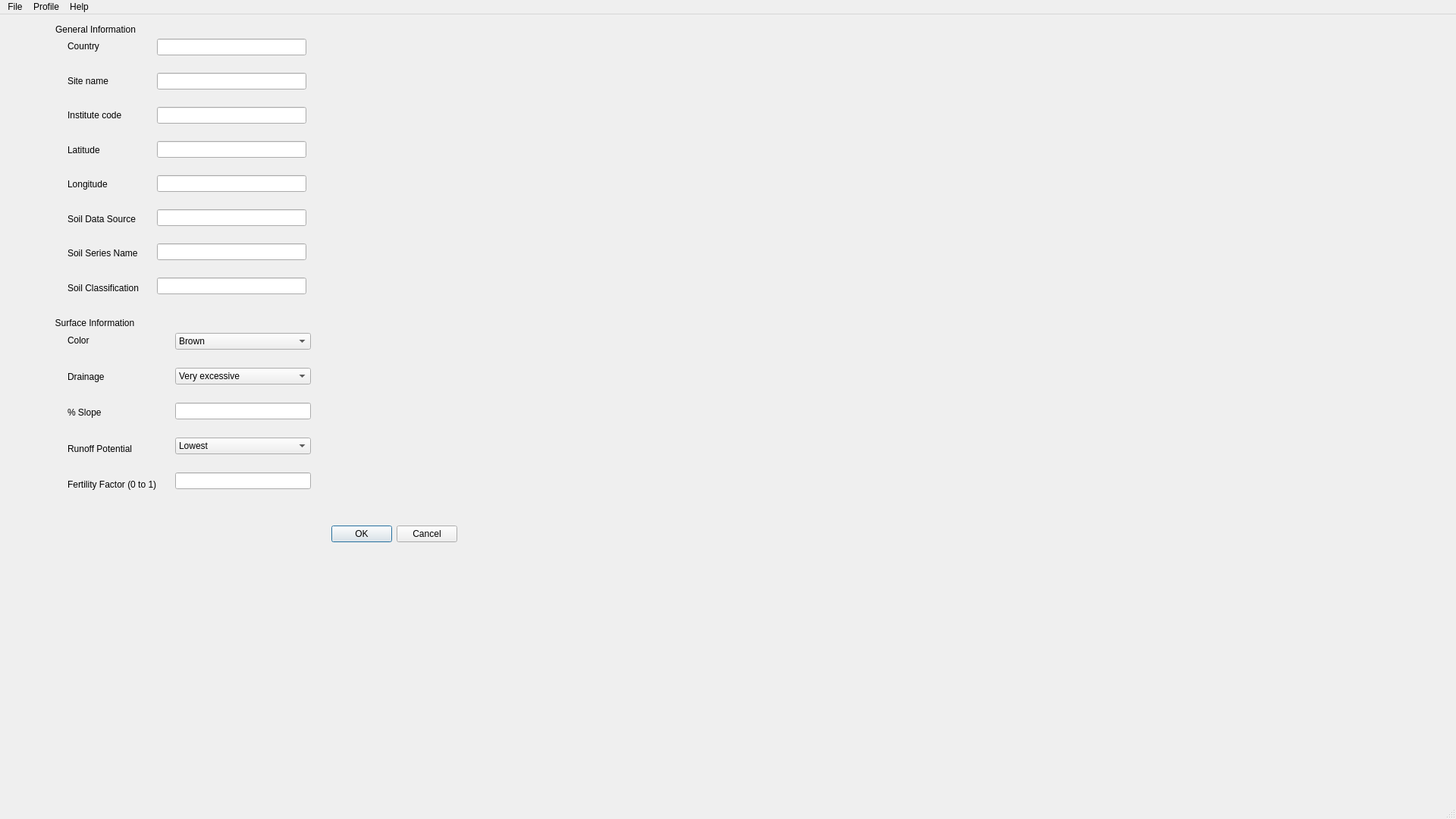
<?xml version="1.0" encoding="UTF-8"?>
<ui version="4.0">
 <class>MainWindow</class>
 <widget class="QMainWindow" name="MainWindow">
  <property name="enabled">
   <bool>true</bool>
  </property>
  <property name="geometry">
   <rect>
    <x>0</x>
    <y>0</y>
    <width>1920</width>
    <height>1080</height>
   </rect>
  </property>
  <property name="windowTitle">
   <string>Sbuild</string>
  </property>
  <widget class="QWidget" name="centralwidget">
   <property name="enabled">
    <bool>true</bool>
   </property>
   <widget class="QStackedWidget" name="stackedWidget">
    <property name="enabled">
     <bool>true</bool>
    </property>
    <property name="geometry">
     <rect>
      <x>60</x>
      <y>0</y>
      <width>1841</width>
      <height>811</height>
     </rect>
    </property>
    <property name="sizePolicy">
     <sizepolicy hsizetype="Maximum" vsizetype="Maximum">
      <horstretch>0</horstretch>
      <verstretch>0</verstretch>
     </sizepolicy>
    </property>
    <property name="minimumSize">
     <size>
      <width>952</width>
      <height>541</height>
     </size>
    </property>
    <property name="currentIndex">
     <number>0</number>
    </property>
    <widget class="QWidget" name="newFile_page1">
     <widget class="QGroupBox" name="horizontalGenInfo">
      <property name="geometry">
       <rect>
        <x>11</x>
        <y>11</y>
        <width>351</width>
        <height>380</height>
       </rect>
      </property>
      <property name="styleSheet">
       <string notr="true">QGroupBox {
    border: 0;
}

</string>
      </property>
      <property name="title">
       <string>General Information</string>
      </property>
      <layout class="QHBoxLayout" name="horizontalLayout_6">
       <item>
        <widget class="QGroupBox" name="genInfo_groupBox">
         <property name="font">
          <font>
           <weight>50</weight>
           <bold>false</bold>
           <underline>false</underline>
           <kerning>true</kerning>
          </font>
         </property>
         <property name="autoFillBackground">
          <bool>false</bool>
         </property>
         <property name="inputMethodHints">
          <set>Qt::ImhNone</set>
         </property>
         <property name="title">
          <string/>
         </property>
         <layout class="QGridLayout" name="gridLayout">
          <property name="verticalSpacing">
           <number>20</number>
          </property>
          <item row="0" column="0">
           <widget class="QLabel" name="country_label">
            <property name="text">
             <string>Country</string>
            </property>
           </widget>
          </item>
          <item row="1" column="0">
           <widget class="QLabel" name="siteName_label">
            <property name="text">
             <string>Site name</string>
            </property>
           </widget>
          </item>
          <item row="2" column="0">
           <widget class="QLabel" name="instituteCode_label">
            <property name="text">
             <string>Institute code</string>
            </property>
           </widget>
          </item>
          <item row="3" column="0">
           <widget class="QLabel" name="latitude_label">
            <property name="text">
             <string>Latitude</string>
            </property>
           </widget>
          </item>
          <item row="4" column="0">
           <widget class="QLabel" name="longitude_label">
            <property name="text">
             <string>Longitude</string>
            </property>
           </widget>
          </item>
          <item row="5" column="0">
           <widget class="QLabel" name="soilDataSource_label">
            <property name="text">
             <string>Soil Data Source</string>
            </property>
           </widget>
          </item>
          <item row="6" column="0">
           <widget class="QLabel" name="soilSeriesName_label">
            <property name="text">
             <string>Soil Series Name</string>
            </property>
           </widget>
          </item>
          <item row="7" column="0">
           <widget class="QLabel" name="soilClassification_label">
            <property name="text">
             <string>Soil Classification</string>
            </property>
           </widget>
          </item>
         </layout>
        </widget>
       </item>
       <item>
        <widget class="QGroupBox" name="vertical">
         <property name="title">
          <string/>
         </property>
         <layout class="QGridLayout" name="gridLayout_2">
          <property name="horizontalSpacing">
           <number>7</number>
          </property>
          <property name="verticalSpacing">
           <number>20</number>
          </property>
          <item row="0" column="0">
           <widget class="QLineEdit" name="country_line"/>
          </item>
          <item row="1" column="0">
           <widget class="QLineEdit" name="siteName_line"/>
          </item>
          <item row="2" column="0">
           <widget class="QLineEdit" name="instituteCode_line"/>
          </item>
          <item row="3" column="0">
           <widget class="QLineEdit" name="latitude_line"/>
          </item>
          <item row="4" column="0">
           <widget class="QLineEdit" name="longitude_line"/>
          </item>
          <item row="5" column="0">
           <widget class="QLineEdit" name="soilData_line"/>
          </item>
          <item row="6" column="0">
           <widget class="QLineEdit" name="soilSeries_line"/>
          </item>
          <item row="7" column="0">
           <widget class="QLineEdit" name="soilClassification_line"/>
          </item>
         </layout>
        </widget>
       </item>
      </layout>
     </widget>
     <widget class="QGroupBox" name="surfaceInfo">
      <property name="geometry">
       <rect>
        <x>11</x>
        <y>398</y>
        <width>357</width>
        <height>254</height>
       </rect>
      </property>
      <property name="styleSheet">
       <string notr="true">QGroupBox {
    border: 0;
}
</string>
      </property>
      <property name="title">
       <string>Surface Information</string>
      </property>
      <layout class="QHBoxLayout" name="horizontalLayout_5">
       <item>
        <widget class="QGroupBox" name="surfInfo_groupBox">
         <property name="enabled">
          <bool>true</bool>
         </property>
         <property name="title">
          <string/>
         </property>
         <layout class="QGridLayout" name="gridLayout_3">
          <property name="verticalSpacing">
           <number>20</number>
          </property>
          <item row="2" column="0">
           <widget class="QLabel" name="label_11">
            <property name="text">
             <string>% Slope</string>
            </property>
           </widget>
          </item>
          <item row="1" column="0">
           <widget class="QLabel" name="drainage_label">
            <property name="text">
             <string>Drainage</string>
            </property>
           </widget>
          </item>
          <item row="0" column="0">
           <widget class="QLabel" name="color_label">
            <property name="text">
             <string>Color</string>
            </property>
           </widget>
          </item>
          <item row="3" column="0">
           <widget class="QLabel" name="runoffPotential_label">
            <property name="text">
             <string>Runoff Potential</string>
            </property>
           </widget>
          </item>
          <item row="4" column="0">
           <widget class="QLabel" name="fertilityFactor_label">
            <property name="text">
             <string>Fertility Factor (0 to 1)</string>
            </property>
           </widget>
          </item>
         </layout>
        </widget>
       </item>
       <item>
        <widget class="QGroupBox" name="vertical2">
         <layout class="QGridLayout" name="gridLayout_4">
          <property name="verticalSpacing">
           <number>20</number>
          </property>
          <item row="0" column="0">
           <widget class="QComboBox" name="color_box">
            <item>
             <property name="text">
              <string>Brown</string>
             </property>
            </item>
            <item>
             <property name="text">
              <string>Red</string>
             </property>
            </item>
            <item>
             <property name="text">
              <string>Black</string>
             </property>
            </item>
            <item>
             <property name="text">
              <string>Grey</string>
             </property>
            </item>
            <item>
             <property name="text">
              <string>Yellow</string>
             </property>
            </item>
           </widget>
          </item>
          <item row="1" column="0">
           <widget class="QComboBox" name="drainage_box">
            <item>
             <property name="text">
              <string>Very excessive</string>
             </property>
            </item>
            <item>
             <property name="text">
              <string>Excessive</string>
             </property>
            </item>
            <item>
             <property name="text">
              <string>Somewhat excessive</string>
             </property>
            </item>
            <item>
             <property name="text">
              <string>Well</string>
             </property>
            </item>
            <item>
             <property name="text">
              <string>Moderately well</string>
             </property>
            </item>
            <item>
             <property name="text">
              <string>Somewhat poorly</string>
             </property>
            </item>
            <item>
             <property name="text">
              <string>Poorly</string>
             </property>
            </item>
            <item>
             <property name="text">
              <string>Very poorly</string>
             </property>
            </item>
           </widget>
          </item>
          <item row="2" column="0">
           <widget class="QLineEdit" name="slope_line"/>
          </item>
          <item row="3" column="0">
           <widget class="QComboBox" name="runoffPotential_box">
            <item>
             <property name="text">
              <string>Lowest</string>
             </property>
            </item>
            <item>
             <property name="text">
              <string>Moderately Low</string>
             </property>
            </item>
            <item>
             <property name="text">
              <string>Moderately High</string>
             </property>
            </item>
            <item>
             <property name="text">
              <string>Highest</string>
             </property>
            </item>
           </widget>
          </item>
          <item row="4" column="0">
           <widget class="QLineEdit" name="fertilityFactor_line"/>
          </item>
         </layout>
        </widget>
       </item>
      </layout>
     </widget>
     <widget class="QGroupBox" name="button_groupBox">
      <property name="geometry">
       <rect>
        <x>341</x>
        <y>659</y>
        <width>211</width>
        <height>52</height>
       </rect>
      </property>
      <property name="styleSheet">
       <string notr="true">QGroupBox {
    border: 0;
}
</string>
      </property>
      <property name="title">
       <string/>
      </property>
      <property name="alignment">
       <set>Qt::AlignLeading|Qt::AlignLeft|Qt::AlignVCenter</set>
      </property>
      <layout class="QHBoxLayout" name="horizontalLayout_7">
       <item>
        <widget class="QDialogButtonBox" name="buttonBox">
         <property name="layoutDirection">
          <enum>Qt::LeftToRight</enum>
         </property>
         <property name="standardButtons">
          <set>QDialogButtonBox::Cancel|QDialogButtonBox::Ok</set>
         </property>
        </widget>
       </item>
      </layout>
     </widget>
    </widget>
    <widget class="QWidget" name="newFile_page2">
     <property name="enabled">
      <bool>true</bool>
     </property>
     <property name="sizePolicy">
      <sizepolicy hsizetype="Preferred" vsizetype="Preferred">
       <horstretch>1</horstretch>
       <verstretch>0</verstretch>
      </sizepolicy>
     </property>
     <widget class="QFrame" name="inputTable_box">
      <property name="geometry">
       <rect>
        <x>11</x>
        <y>11</y>
        <width>89</width>
        <height>40</height>
       </rect>
      </property>
      <layout class="QHBoxLayout" name="horizontalLayout">
       <item>
        <widget class="QLabel" name="label">
         <property name="text">
          <string>Input Table</string>
         </property>
        </widget>
       </item>
      </layout>
     </widget>
     <widget class="QFrame" name="table_box">
      <property name="geometry">
       <rect>
        <x>11</x>
        <y>58</y>
        <width>1771</width>
        <height>481</height>
       </rect>
      </property>
      <widget class="QTableWidget" name="tableWidget">
       <property name="enabled">
        <bool>true</bool>
       </property>
       <property name="geometry">
        <rect>
         <x>12</x>
         <y>12</y>
         <width>1621</width>
         <height>461</height>
        </rect>
       </property>
       <property name="sizePolicy">
        <sizepolicy hsizetype="Expanding" vsizetype="Expanding">
         <horstretch>0</horstretch>
         <verstretch>0</verstretch>
        </sizepolicy>
       </property>
       <property name="minimumSize">
        <size>
         <width>750</width>
         <height>0</height>
        </size>
       </property>
       <property name="sizeIncrement">
        <size>
         <width>0</width>
         <height>0</height>
        </size>
       </property>
       <property name="midLineWidth">
        <number>9999</number>
       </property>
       <property name="sizeAdjustPolicy">
        <enum>QAbstractScrollArea::AdjustIgnored</enum>
       </property>
       <property name="selectionMode">
        <enum>QAbstractItemView::MultiSelection</enum>
       </property>
       <property name="selectionBehavior">
        <enum>QAbstractItemView::SelectRows</enum>
       </property>
       <property name="rowCount">
        <number>1</number>
       </property>
       <attribute name="horizontalHeaderCascadingSectionResizes">
        <bool>false</bool>
       </attribute>
       <attribute name="horizontalHeaderDefaultSectionSize">
        <number>200</number>
       </attribute>
       <row/>
       <column>
        <property name="text">
         <string>Depth (bottom), cm</string>
        </property>
       </column>
       <column>
        <property name="text">
         <string>Master horizon</string>
        </property>
       </column>
       <column>
        <property name="text">
         <string>Clay, %</string>
        </property>
       </column>
       <column>
        <property name="text">
         <string>Silt, %</string>
        </property>
       </column>
       <column>
        <property name="text">
         <string>Stones, %</string>
        </property>
       </column>
       <column>
        <property name="text">
         <string>Organic carbon, %</string>
        </property>
       </column>
       <column>
        <property name="text">
         <string>ph in Water</string>
        </property>
       </column>
       <column>
        <property name="text">
         <string>Cation exchange capacity, cmol/kg </string>
        </property>
       </column>
       <column>
        <property name="text">
         <string>Total nitrogen, %</string>
        </property>
       </column>
      </widget>
      <widget class="QFrame" name="vertical_buttons">
       <property name="geometry">
        <rect>
         <x>1642</x>
         <y>2</y>
         <width>117</width>
         <height>171</height>
        </rect>
       </property>
       <property name="autoFillBackground">
        <bool>false</bool>
       </property>
       <layout class="QVBoxLayout" name="verticalLayout">
        <property name="spacing">
         <number>7</number>
        </property>
        <item>
         <widget class="QPushButton" name="pushButton_2">
          <property name="text">
           <string>More inputs</string>
          </property>
         </widget>
        </item>
        <item>
         <widget class="QPushButton" name="pushButton_3">
          <property name="text">
           <string>Add Layer</string>
          </property>
         </widget>
        </item>
        <item>
         <widget class="QPushButton" name="pushButton_4">
          <property name="text">
           <string>Delete Layer</string>
          </property>
         </widget>
        </item>
       </layout>
      </widget>
     </widget>
     <widget class="QFrame" name="okCancel_frame1">
      <property name="geometry">
       <rect>
        <x>1430</x>
        <y>540</y>
        <width>221</width>
        <height>52</height>
       </rect>
      </property>
      <layout class="QHBoxLayout" name="horizontalLayout_10">
       <item>
        <widget class="QDialogButtonBox" name="buttonBox_3">
         <property name="layoutDirection">
          <enum>Qt::LeftToRight</enum>
         </property>
         <property name="standardButtons">
          <set>QDialogButtonBox::Cancel|QDialogButtonBox::Ok</set>
         </property>
        </widget>
       </item>
      </layout>
     </widget>
    </widget>
    <widget class="QWidget" name="newFile_moreInputs">
     <widget class="QFrame" name="moreInputs_frame">
      <property name="geometry">
       <rect>
        <x>11</x>
        <y>11</y>
        <width>91</width>
        <height>40</height>
       </rect>
      </property>
      <layout class="QHBoxLayout" name="horizontalLayout_8">
       <item>
        <widget class="QLabel" name="label_12">
         <property name="text">
          <string>More inputs</string>
         </property>
        </widget>
       </item>
      </layout>
     </widget>
     <widget class="QFrame" name="table_frame">
      <property name="geometry">
       <rect>
        <x>11</x>
        <y>58</y>
        <width>1631</width>
        <height>411</height>
       </rect>
      </property>
      <widget class="QTableWidget" name="tableWidget_2">
       <property name="geometry">
        <rect>
         <x>2</x>
         <y>12</y>
         <width>1621</width>
         <height>391</height>
        </rect>
       </property>
       <property name="rowCount">
        <number>1</number>
       </property>
       <attribute name="horizontalHeaderDefaultSectionSize">
        <number>200</number>
       </attribute>
       <row/>
       <column>
        <property name="text">
         <string>Depth(bottom), cm</string>
        </property>
       </column>
       <column>
        <property name="text">
         <string>Phosphorus isotherm A, mmol/kg</string>
        </property>
       </column>
       <column>
        <property name="text">
         <string>Phosphorus isotherm B, mmol/kg</string>
        </property>
       </column>
       <column>
        <property name="text">
         <string>Calcium carbonate, g/kg</string>
        </property>
       </column>
       <column>
        <property name="text">
         <string>Aluminum</string>
        </property>
       </column>
       <column>
        <property name="text">
         <string>Potassium exchangeable, cmol/kg</string>
        </property>
       </column>
       <column>
        <property name="text">
         <string>Nitrate adsortion factor, cm3/g</string>
        </property>
       </column>
       <column>
        <property name="text">
         <string>Calcium exchangeable, cmol/kg</string>
        </property>
       </column>
      </widget>
     </widget>
     <widget class="QFrame" name="okCancel_frame">
      <property name="geometry">
       <rect>
        <x>1421</x>
        <y>478</y>
        <width>221</width>
        <height>52</height>
       </rect>
      </property>
      <layout class="QHBoxLayout" name="horizontalLayout_2">
       <item>
        <widget class="QDialogButtonBox" name="buttonBox_2">
         <property name="standardButtons">
          <set>QDialogButtonBox::Cancel|QDialogButtonBox::Ok</set>
         </property>
        </widget>
       </item>
      </layout>
     </widget>
    </widget>
    <widget class="QWidget" name="newFile_page4">
     <widget class="QFrame" name="frame">
      <property name="geometry">
       <rect>
        <x>11</x>
        <y>54</y>
        <width>713</width>
        <height>71</height>
       </rect>
      </property>
      <widget class="QLabel" name="runoffCurve_label">
       <property name="geometry">
        <rect>
         <x>12</x>
         <y>28</y>
         <width>123</width>
         <height>16</height>
        </rect>
       </property>
       <property name="text">
        <string>Runoff Curve Number</string>
       </property>
      </widget>
      <widget class="QLineEdit" name="lineEdit">
       <property name="geometry">
        <rect>
         <x>142</x>
         <y>24</y>
         <width>131</width>
         <height>20</height>
        </rect>
       </property>
      </widget>
      <widget class="QLabel" name="albedo_label">
       <property name="geometry">
        <rect>
         <x>286</x>
         <y>28</y>
         <width>39</width>
         <height>16</height>
        </rect>
       </property>
       <property name="text">
        <string>Albedo</string>
       </property>
      </widget>
      <widget class="QLineEdit" name="lineEdit_2">
       <property name="geometry">
        <rect>
         <x>332</x>
         <y>24</y>
         <width>137</width>
         <height>20</height>
        </rect>
       </property>
      </widget>
      <widget class="QLabel" name="drainageRate_label">
       <property name="geometry">
        <rect>
         <x>476</x>
         <y>28</y>
         <width>81</width>
         <height>16</height>
        </rect>
       </property>
       <property name="text">
        <string>Drainage Rate</string>
       </property>
      </widget>
      <widget class="QLineEdit" name="lineEdit_3">
       <property name="geometry">
        <rect>
         <x>564</x>
         <y>23</y>
         <width>137</width>
         <height>21</height>
        </rect>
       </property>
      </widget>
     </widget>
     <widget class="QFrame" name="bottomBox">
      <property name="geometry">
       <rect>
        <x>11</x>
        <y>466</y>
        <width>930</width>
        <height>71</height>
       </rect>
      </property>
      <widget class="QFrame" name="calculateValues_frame">
       <property name="geometry">
        <rect>
         <x>11</x>
         <y>11</y>
         <width>171</width>
         <height>50</height>
        </rect>
       </property>
       <widget class="QPushButton" name="pushButton">
        <property name="enabled">
         <bool>true</bool>
        </property>
        <property name="geometry">
         <rect>
          <x>11</x>
          <y>11</y>
          <width>148</width>
          <height>28</height>
         </rect>
        </property>
        <property name="text">
         <string>Calculate missing values</string>
        </property>
       </widget>
      </widget>
      <widget class="QFrame" name="frame">
       <property name="geometry">
        <rect>
         <x>475</x>
         <y>11</y>
         <width>221</width>
         <height>52</height>
        </rect>
       </property>
       <property name="frameShape">
        <enum>QFrame::StyledPanel</enum>
       </property>
       <property name="frameShadow">
        <enum>QFrame::Raised</enum>
       </property>
       <layout class="QHBoxLayout" name="horizontalLayout_4">
        <item>
         <widget class="QDialogButtonBox" name="finish">
          <property name="autoFillBackground">
           <bool>false</bool>
          </property>
          <property name="standardButtons">
           <set>QDialogButtonBox::Cancel|QDialogButtonBox::Save</set>
          </property>
          <property name="centerButtons">
           <bool>false</bool>
          </property>
         </widget>
        </item>
       </layout>
      </widget>
     </widget>
     <widget class="QFrame" name="frame_2">
      <property name="geometry">
       <rect>
        <x>11</x>
        <y>11</y>
        <width>171</width>
        <height>21</height>
       </rect>
      </property>
      <property name="frameShape">
       <enum>QFrame::StyledPanel</enum>
      </property>
      <property name="frameShadow">
       <enum>QFrame::Raised</enum>
      </property>
      <widget class="QLabel" name="calculateEditSoil_label">
       <property name="geometry">
        <rect>
         <x>0</x>
         <y>0</y>
         <width>162</width>
         <height>16</height>
        </rect>
       </property>
       <property name="text">
        <string>Calcule/Edit Soil Parameters</string>
       </property>
      </widget>
     </widget>
     <widget class="QFrame" name="frame_3">
      <property name="geometry">
       <rect>
        <x>11</x>
        <y>128</y>
        <width>1821</width>
        <height>331</height>
       </rect>
      </property>
      <property name="frameShape">
       <enum>QFrame::StyledPanel</enum>
      </property>
      <property name="frameShadow">
       <enum>QFrame::Raised</enum>
      </property>
      <widget class="QTableWidget" name="tableWidget_3">
       <property name="geometry">
        <rect>
         <x>0</x>
         <y>0</y>
         <width>1821</width>
         <height>321</height>
        </rect>
       </property>
       <property name="rowCount">
        <number>1</number>
       </property>
       <attribute name="horizontalHeaderDefaultSectionSize">
        <number>200</number>
       </attribute>
       <row/>
       <column>
        <property name="text">
         <string>Depth(bottom), cm</string>
        </property>
       </column>
       <column>
        <property name="text">
         <string>Clay, %</string>
        </property>
       </column>
       <column>
        <property name="text">
         <string>Silt, %</string>
        </property>
       </column>
       <column>
        <property name="text">
         <string>Stones, %</string>
        </property>
       </column>
       <column>
        <property name="text">
         <string>Lower limit</string>
        </property>
       </column>
       <column>
        <property name="text">
         <string>Drained Upper limit</string>
        </property>
       </column>
       <column>
        <property name="text">
         <string>Saturated Water Content</string>
        </property>
       </column>
       <column>
        <property name="text">
         <string>Bulk density, g/cm3</string>
        </property>
       </column>
       <column>
        <property name="text">
         <string>Sat. hydraulic conduct, cm/h</string>
        </property>
       </column>
       <column>
        <property name="text">
         <string>Root growth factor, 0.0 to 1.0</string>
        </property>
       </column>
      </widget>
     </widget>
    </widget>
   </widget>
  </widget>
  <widget class="QStatusBar" name="statusbar"/>
  <widget class="QMenuBar" name="menubar">
   <property name="geometry">
    <rect>
     <x>0</x>
     <y>0</y>
     <width>1920</width>
     <height>26</height>
    </rect>
   </property>
   <widget class="QMenu" name="menuFile">
    <property name="title">
     <string>File</string>
    </property>
    <addaction name="actionNew_3"/>
    <addaction name="actionOpen"/>
    <addaction name="actionClose_2"/>
    <addaction name="separator"/>
    <addaction name="actionSave_2"/>
    <addaction name="actionSave_as_2"/>
    <addaction name="separator"/>
    <addaction name="actionPreview_2"/>
    <addaction name="actionPrint_2"/>
    <addaction name="separator"/>
    <addaction name="actionExit"/>
   </widget>
   <widget class="QMenu" name="menuHelp">
    <property name="title">
     <string>Help</string>
    </property>
    <addaction name="actionContentsd"/>
    <addaction name="separator"/>
    <addaction name="actionTechnical_Support"/>
    <addaction name="separator"/>
    <addaction name="actionAbout"/>
    <addaction name="separator"/>
   </widget>
   <widget class="QMenu" name="menuProfile">
    <property name="title">
     <string>Profile</string>
    </property>
    <addaction name="actionNew_4"/>
    <addaction name="actionEdit_3"/>
    <addaction name="actionDelete_3"/>
    <addaction name="actionClose_3"/>
    <addaction name="separator"/>
    <addaction name="actionSave_as_3"/>
    <addaction name="actionSave_3"/>
    <addaction name="separator"/>
    <addaction name="actionNew_5"/>
    <addaction name="actionPrint_3"/>
   </widget>
   <addaction name="menuFile"/>
   <addaction name="menuProfile"/>
   <addaction name="menuHelp"/>
  </widget>
  <action name="actionContentsd">
   <property name="text">
    <string>Contents</string>
   </property>
  </action>
  <action name="actionTechnical_Support">
   <property name="text">
    <string>Technical Support</string>
   </property>
  </action>
  <action name="actionAbout">
   <property name="text">
    <string>About</string>
   </property>
  </action>
  <action name="actionNew">
   <property name="text">
    <string>New </string>
   </property>
  </action>
  <action name="actionEdit">
   <property name="text">
    <string>Edit</string>
   </property>
  </action>
  <action name="actionDelete">
   <property name="text">
    <string>Delete</string>
   </property>
  </action>
  <action name="actionNew_2">
   <property name="text">
    <string>New</string>
   </property>
  </action>
  <action name="actionEdit_2">
   <property name="text">
    <string>Edit</string>
   </property>
  </action>
  <action name="actionDelete_2">
   <property name="text">
    <string>Delete</string>
   </property>
  </action>
  <action name="actionClose">
   <property name="text">
    <string>Close</string>
   </property>
  </action>
  <action name="actionSave">
   <property name="text">
    <string>Save</string>
   </property>
  </action>
  <action name="actionSave_as">
   <property name="text">
    <string>Save as</string>
   </property>
  </action>
  <action name="actionPreview">
   <property name="text">
    <string>Preview</string>
   </property>
  </action>
  <action name="actionPrint">
   <property name="text">
    <string>Print</string>
   </property>
  </action>
  <action name="actionNew_3">
   <property name="text">
    <string>New</string>
   </property>
  </action>
  <action name="actionOpen">
   <property name="text">
    <string>Open</string>
   </property>
  </action>
  <action name="actionClose_2">
   <property name="text">
    <string>Close</string>
   </property>
  </action>
  <action name="actionSave_2">
   <property name="text">
    <string>Save</string>
   </property>
  </action>
  <action name="actionSave_as_2">
   <property name="text">
    <string>Save as</string>
   </property>
  </action>
  <action name="actionPreview_2">
   <property name="text">
    <string>Preview</string>
   </property>
  </action>
  <action name="actionPrint_2">
   <property name="text">
    <string>Print</string>
   </property>
  </action>
  <action name="actionExit">
   <property name="text">
    <string>Exit</string>
   </property>
  </action>
  <action name="actionNew_4">
   <property name="text">
    <string>New</string>
   </property>
  </action>
  <action name="actionEdit_3">
   <property name="text">
    <string>Edit</string>
   </property>
  </action>
  <action name="actionDelete_3">
   <property name="text">
    <string>Delete</string>
   </property>
  </action>
  <action name="actionClose_3">
   <property name="text">
    <string>Close</string>
   </property>
  </action>
  <action name="actionSave_as_3">
   <property name="text">
    <string>Save as</string>
   </property>
  </action>
  <action name="actionSave_3">
   <property name="text">
    <string>Save</string>
   </property>
  </action>
  <action name="actionNew_5">
   <property name="text">
    <string>Preview</string>
   </property>
  </action>
  <action name="actionPrint_3">
   <property name="text">
    <string>Print</string>
   </property>
  </action>
 </widget>
 <tabstops>
  <tabstop>tableWidget</tabstop>
  <tabstop>pushButton_2</tabstop>
  <tabstop>pushButton_3</tabstop>
  <tabstop>pushButton_4</tabstop>
  <tabstop>lineEdit</tabstop>
  <tabstop>lineEdit_2</tabstop>
  <tabstop>lineEdit_3</tabstop>
 </tabstops>
 <resources/>
 <connections/>
</ui>
